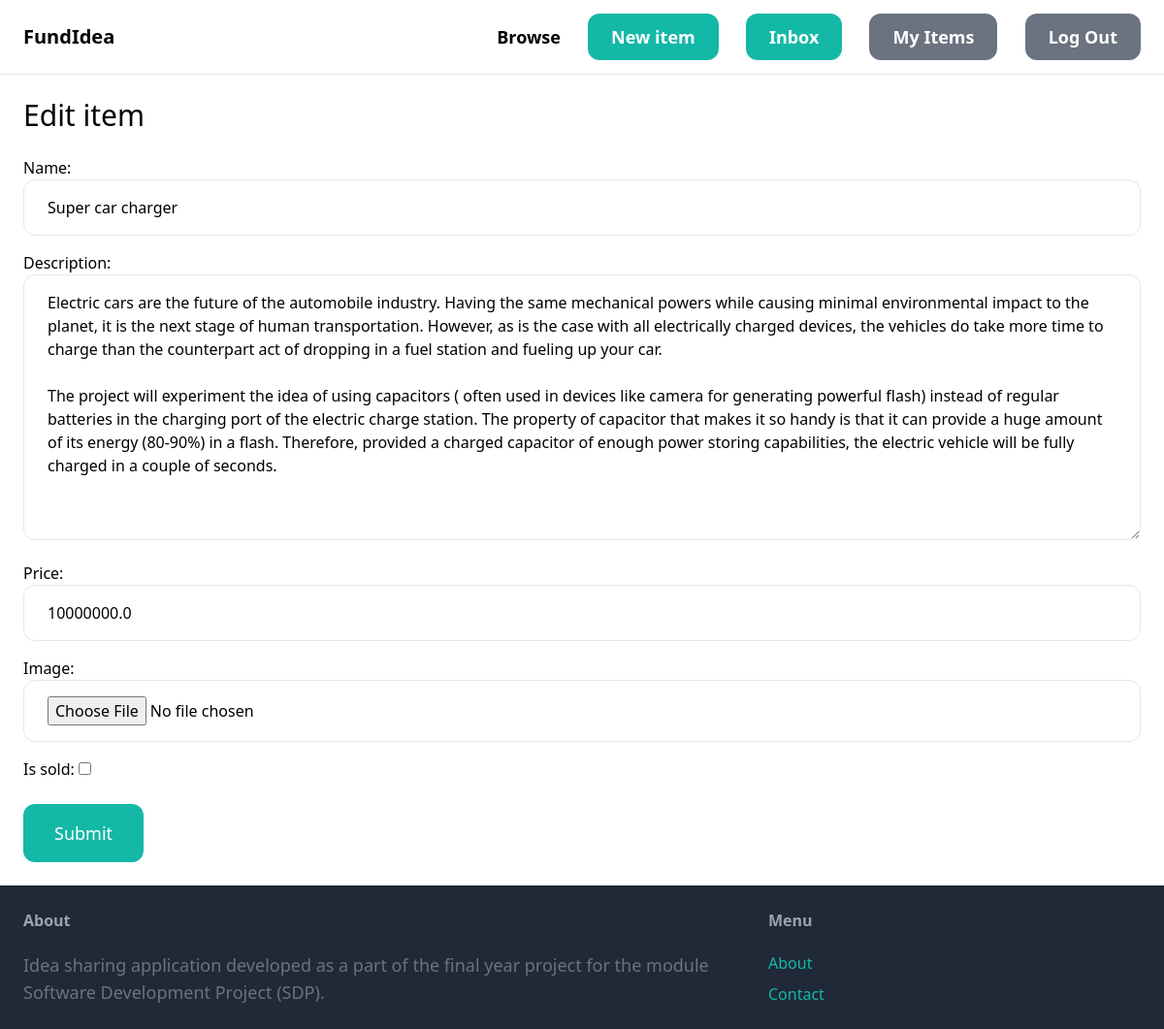
/items/6/edit/ (signed in), run on the app's committed database.
### item/models.py (models this page shows, shortened)
class Item(models.Model):
    category = models.ForeignKey(Category,related_name='items', on_delete=models.CASCADE)
    name = models.CharField(max_length=255)
    description = models.TextField(blank=True, null=True)
    price = models.FloatField()
    image = models.ImageField(upload_to='item_images', blank=True, null=True)
    is_sold = models.BooleanField(default=False)
    created_by = models.ForeignKey(User, related_name='items',on_delete=models.CASCADE)
    created_at = models.DateTimeField(auto_now_add=True)

### item/views.py (the view)
# urls.py: path('<int:pk>/edit/', views.edit, name='edit'),
@login_required
def edit(request, pk):
    item = get_object_or_404(Item, pk=pk, created_by=request.user)
    if request.method =="POST":
        form = EditItemForm(request.POST, request.FILES, instance=item)
        if form.is_valid():
            form.save()
            return redirect('item:detail', pk=item.id)
    else:
        form = EditItemForm(instance=item)
    return render(request, 'item/form.html',{
        'form':form,
        'title': 'Edit item',
    })

### item/forms.py
class EditItemForm(forms.ModelForm):
    class Meta:
        model = Item
        fields = ('name', 'description', 'price', 'image','is_sold')
        widgets = {
            'name': forms.TextInput(attrs={
                'class': INPUT_CLASSES
            }),
            'description': forms.Textarea(attrs={
                'class': INPUT_CLASSES
            }),
            'price': forms.TextInput(attrs={
                'class': INPUT_CLASSES
            }),
            'image': forms.FileInput(attrs={
                'class': INPUT_CLASSES
            }),
        }

### item/templates/item/form.html (shortened to what this page needs)
{% extends 'core/base.html' %}
{% block content %}
<h1 class="mb-6 text-3xl">{{title}}</h1>
<form method="post" action="." enctype="multipart/form-data">
    <div class="space-y-4">
        {{ form.as_p }}
    </div>
    <button class="mt-6 py-4 px-8 text-lg bg-teal-500 hover:bg-teal-700 rounded-xl text-white">Submit</button>
</form>
{% endblock %}

### data on the page
Item: name "Super car charger", description "Electric cars are the future of the automobile industry. Having the same mechanical powers while causing minimal environmental impact to the planet, it is the next stage of human transportation. However, as is the case with all electrically charged devices, the vehicles do take more time to charge than the counterpart act of dropping in a fuel station and fueling up your car. The project will experiment the idea of using capacitors ( often used in devices like camera for generating powerful flash) instead of regular batteries in the charging port of the electric charge station. The property of capacitor that makes it so handy is that it can provide a huge amount of its energy (80-90%) in a…", price "10000000.0"

### other printed values
{{ title }} "Edit item"
